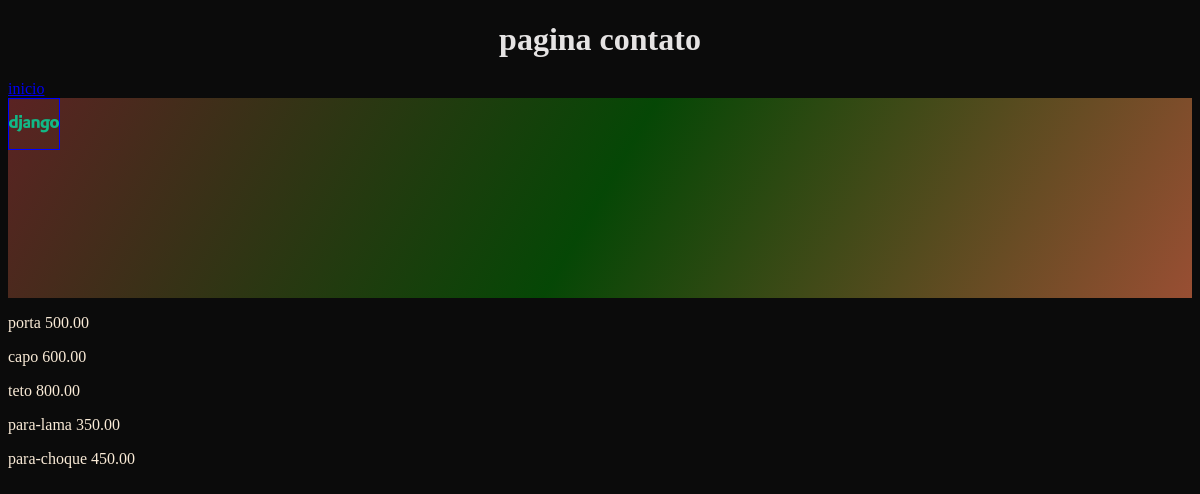
/contato, run on an earlier commit of the app's database.
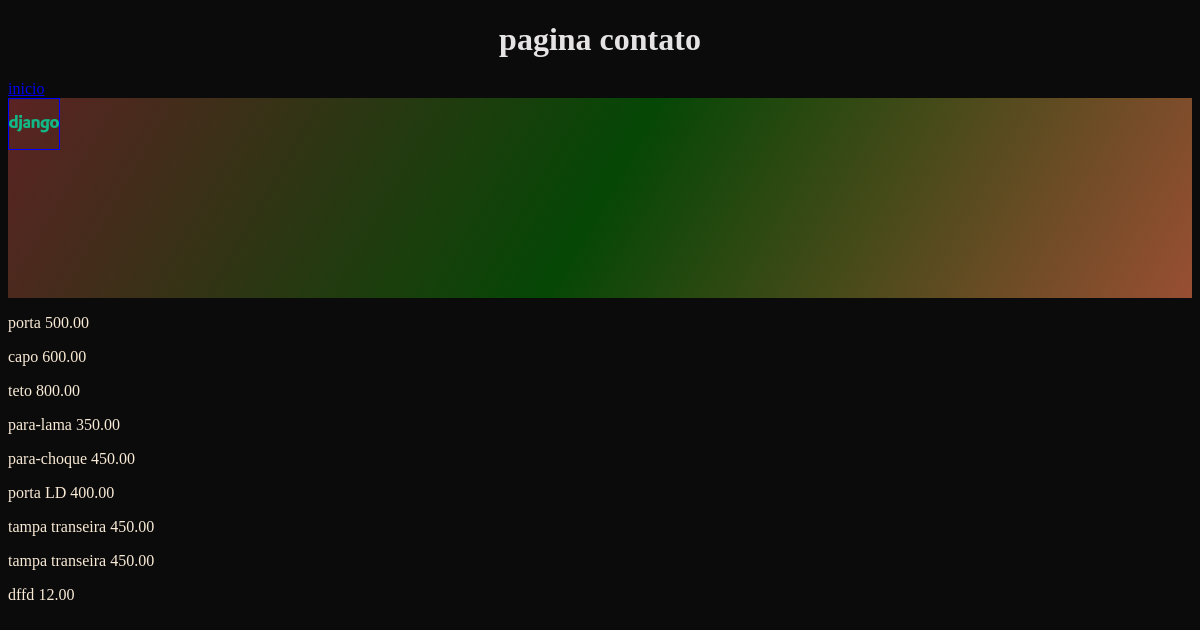
And on a later commit of the database.
### myapp/models.py (models this page shows, shortened)
class Orcamento(models.Model):
    peca = models.CharField(max_length=30)
    preco = models.DecimalField(decimal_places=2,max_digits=10)

### myapp/views.py (the view)
# urls.py: path('contato',views.contato, name='contato'),
def contato(request):
    obj = Orcamento.objects.all()
    text = {'peca':obj}
    return render(request,'myapp/contato.html',text)

### myapp/templates/myapp/contato.html (shortened to what this page needs)
{% load static %}
<!DOCTYPE html>
<html lang="en">
<head>
    <link rel="stylesheet" href="{% static 'Css/estilo.css' %}">
</head>
<body>
    <h1> pagina contato </h1>
    <a href="/"> inicio </a>
    <div class="divimg">
        <img src="{% static 'media/icons8-django-50.png'%}" alt="">
    </div>
        {% for p in peca %}
            <p>{{p.peca}} {{p.preco}} </p>
        {% endfor %}
</body>
</html>

What changed in the data, as far as the page shows it:
added Orcamento: peca "porta LD", preco "400.00"
added Orcamento: peca "tampa transeira", preco "450.00"
added Orcamento: peca "tampa transeira", preco "450.00"
added Orcamento: peca "dffd", preco "12.00"
